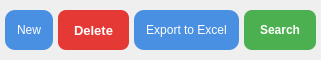
         <widget class="QWidget" name="widget_button_tabout" native="true">
          <property name="maximumSize">
           <size>
            <width>16777215</width>
            <height>60</height>
           </size>
          </property>
          <layout class="QHBoxLayout" name="outputButtonLayout">
           <property name="spacing">
            <number>5</number>
           </property>
           <property name="leftMargin">
            <number>5</number>
           </property>
           <property name="topMargin">
            <number>5</number>
           </property>
           <property name="rightMargin">
            <number>5</number>
           </property>
           <property name="bottomMargin">
            <number>5</number>
           </property>
           <item>
            <widget class="QPushButton" name="output_new_button">
             <property name="sizePolicy">
              <sizepolicy hsizetype="Expanding" vsizetype="Maximum">
               <horstretch>0</horstretch>
               <verstretch>0</verstretch>
              </sizepolicy>
             </property>
             <property name="minimumSize">
              <size>
               <width>0</width>
               <height>40</height>
              </size>
             </property>
             <property name="font">
              <font>
               <pointsize>-1</pointsize>
              </font>
             </property>
             <property name="styleSheet">
              <string notr="true">/* QPushButton styling */
QPushButton {
    background-color: #4a90e2;
    border: none;
    border-radius: 10px;
    color: #fff;
    font-size: 12px;
    padding: 6px 12px;
}

QPushButton:hover {
    background-color: #357ab7;
	font: 75 14pt;
}

QPushButton:pressed {
    background-color: #2a6cae;
}

QPushButton:disabled {
    background-color: #ccc;
    color: #666;
}</string>
             </property>
             <property name="text">
              <string>New</string>
             </property>
             <property name="icon">
              <iconset resource="lib_icon_InventoryManagement.qrc">
               <normaloff>:/icon/images/icon/New.png</normaloff>:/icon/images/icon/New.png</iconset>
             </property>
             <property name="iconSize">
              <size>
               <width>36</width>
               <height>32</height>
              </size>
             </property>
            </widget>
           </item>
           <item>
            <widget class="QPushButton" name="output_delete_button">
             <property name="sizePolicy">
              <sizepolicy hsizetype="Expanding" vsizetype="Maximum">
               <horstretch>0</horstretch>
               <verstretch>0</verstretch>
              </sizepolicy>
             </property>
             <property name="minimumSize">
              <size>
               <width>0</width>
               <height>40</height>
              </size>
             </property>
             <property name="font">
              <font>
               <pointsize>-1</pointsize>
               <weight>75</weight>
               <bold>true</bold>
              </font>
             </property>
             <property name="styleSheet">
              <string notr="true">/* QPushButton - Red alert style */
QPushButton {
    background-color: #e53935;       /* Đỏ cảnh báo hiện đại */
    border: none;
    border-radius: 8px;
    color: white;
    font-size: 13px;
    font-weight: bold;
    padding: 8px 16px;
}

QPushButton:hover {
    background-color: #d32f2f;       /* Đỏ đậm hơn khi hover */
}

QPushButton:pressed {
    background-color: #b71c1c;       /* Đỏ tối khi nhấn */
}

QPushButton:disabled {
    background-color: #e0e0e0;
    color: #999;
}
</string>
             </property>
             <property name="text">
              <string>Delete</string>
             </property>
             <property name="icon">
              <iconset resource="lib_icon_InventoryManagement.qrc">
               <normaloff>:/icon/images/icon/Delete.png</normaloff>:/icon/images/icon/Delete.png</iconset>
             </property>
             <property name="iconSize">
              <size>
               <width>32</width>
               <height>32</height>
              </size>
             </property>
            </widget>
           </item>
           <item>
            <widget class="QPushButton" name="output_export_button">
             <property name="sizePolicy">
              <sizepolicy hsizetype="Expanding" vsizetype="Maximum">
               <horstretch>0</horstretch>
               <verstretch>0</verstretch>
              </sizepolicy>
             </property>
             <property name="minimumSize">
              <size>
               <width>0</width>
               <height>40</height>
              </size>
             </property>
             <property name="font">
              <font>
               <pointsize>-1</pointsize>
              </font>
             </property>
             <property name="styleSheet">
              <string notr="true">/* QPushButton styling */
QPushButton {
    background-color: #4a90e2;
    border: none;
    border-radius: 10px;
    color: #fff;
    font-size: 12px;
    padding: 6px 12px;
}

QPushButton:hover {
    background-color: #357ab7;
	font: 75 14pt;
}

QPushButton:pressed {
    background-color: #2a6cae;
}

QPushButton:disabled {
    background-color: #ccc;
    color: #666;
}</string>
             </property>
             <property name="text">
              <string>Export to Excel</string>
             </property>
             <property name="icon">
              <iconset resource="lib_icon_InventoryManagement.qrc">
               <normaloff>:/icon/images/icon/export_excel.png</normaloff>:/icon/images/icon/export_excel.png</iconset>
             </property>
             <property name="iconSize">
              <size>
               <width>32</width>
               <height>32</height>
              </size>
             </property>
            </widget>
           </item>
           <item>
            <widget class="QPushButton" name="output_search_button">
             <property name="sizePolicy">
              <sizepolicy hsizetype="Expanding" vsizetype="Maximum">
               <horstretch>0</horstretch>
               <verstretch>0</verstretch>
              </sizepolicy>
             </property>
             <property name="minimumSize">
              <size>
               <width>0</width>
               <height>40</height>
              </size>
             </property>
             <property name="font">
              <font>
               <pointsize>-1</pointsize>
               <weight>75</weight>
               <bold>true</bold>
              </font>
             </property>
             <property name="styleSheet">
              <string notr="true">/* QPushButton - Green modern style */
QPushButton {
    background-color: #4CAF50;       /* Xanh lá hiện đại */
    border: none;
    border-radius: 8px;
    color: white;
    font-size: 12px;
    font-weight: bold;
    padding: 8px 16px;
}

QPushButton:hover {
    background-color: #45a049;       /* Xanh đậm hơn khi hover */
    font-size: 14px;                 /* Giữ font-size, không nhảy */
}

QPushButton:pressed {
    background-color: #3e8e41;       /* Xanh tối hơn khi nhấn */
}

QPushButton:disabled {
    background-color: #d3d3d3;
    color: #888;
}
</string>
             </property>
             <property name="text">
              <string>Search</string>
             </property>
             <property name="icon">
              <iconset resource="lib_icon_InventoryManagement.qrc">
               <normaloff>:/icon/images/icon/Search.png</normaloff>:/icon/images/icon/Search.png</iconset>
             </property>
             <property name="iconSize">
              <size>
               <width>32</width>
               <height>32</height>
              </size>
             </property>
            </widget>
           </item>
          </layout>
         </widget>
